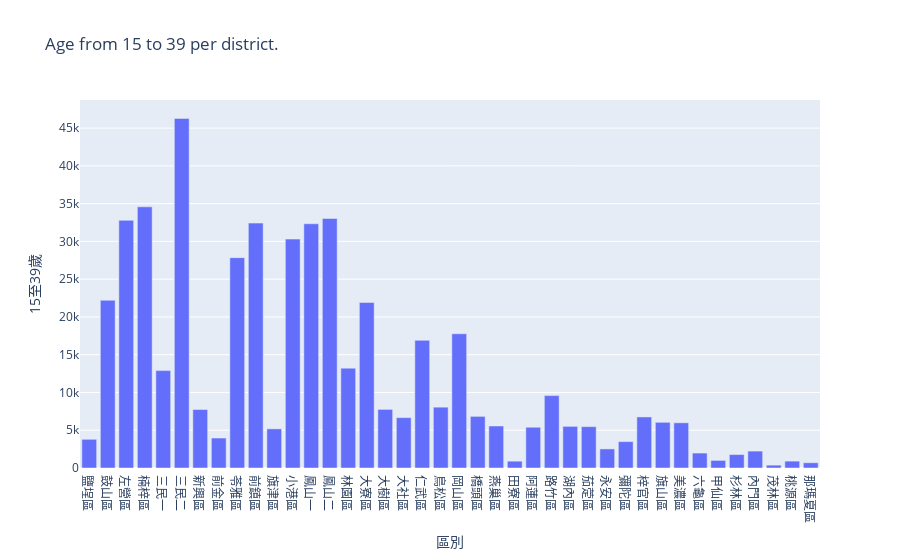

Notebook cell for this chart:
### Code cell
# @hidden_cell
# The following code contains the credentials for a file in your IBM Cloud Object Storage.
# You might want to remove those credentials before you share your notebook.
credentials_1 = {
    'IAM_SERVICE_ID': 'iam-ServiceId-162f2eaf-eef3-4ec0-94df-77cc5353a9da',
    'IBM_API_KEY_ID': 'TRxbSWfQmx-ZTNpBHWwbZdlCXaHnlFECGoCleCY8USY5',
    'ENDPOINT': 'https://s3.ap-geo.objectstorage.service.networklayer.com',
    'IBM_AUTH_ENDPOINT': 'https://iam.cloud.ibm.com/oidc/token',
    'BUCKET': 'courseracapstone-donotdelete-pr-nqeyo6hfku3v0b',
    'FILE': 'CurrentPopByAge Group_2018.csv'
}
body = client_990a7e4b614046be8a53265290fc9cab.get_object(Bucket='courseracapstone-donotdelete-pr-nqeyo6hfku3v0b',Key='CurrentPopByAge Group_2018.csv')['Body']
# add missing __iter__ method, so pandas accepts body as file-like object
if not hasattr(body, "__iter__"): body.__iter__ = types.MethodType( __iter__, body )

df_age_all = pd.read_csv(body)

df_male = df_age_all[df_age_all['性別'] == '男'].drop(index=1,axis=0)
print(df_male.head())

import plotly.express as px
age_fig = px.bar(df_male, x='區別', y='15至39歲', title='Age from 15 to 39 per district.')
age_fig

### Figure 1 — Plotly figure (JSON) as saved in the notebook; plotly's stock layout.template omitted (floating-point values rounded to 4 significant figures)
{"data": [{"alignmentgroup": "True", "hovertemplate": "區別=%{x}<br>15至39歲=%{y}<extra></extra>", "legendgroup": "", "marker": {"color": "#636efa"}, "name": "", "offsetgroup": "", "orientation": "v", "showlegend": false, "textposition": "auto", "type": "bar", "x": ["鹽埕區", "鼓山區", "左營區", "楠梓區", "三民一", "三民二", "新興區", "前金區", "苓雅區", "前鎮區", "旗津區", "小港區", "鳳山一", "鳳山二", "林園區", "大寮區", "大樹區", "大社區", "仁武區", "鳥松區", "岡山區", "橋頭區", "燕巢區", "田寮區", "阿蓮區", "路竹區", "湖內區", "茄萣區", "永安區", "彌陀區", "梓官區", "旗山區", "美濃區", "六龜區", "甲仙區", "杉林區", "內門區", "茂林區", "桃源區", "那瑪夏區"], "xaxis": "x", "y": ["3,799", "22,207", "32,789", "34,577", "12,893", "46,285", "7,744", "3,967", "27,850", "32,424", "5,181", "30,307", "32,334", "33,033", "13,221", "21,913", "7,759", "6,670", "16,903", "8,055", "17,771", "6,834", "5,560", "901", "5,394", "9,584", "5,511", "5,474", "2,526", "3,493", "6,759", "6,049", "5,985", "1,976", "1,006", "1,780", "2,237", "379", "909", "694"], "yaxis": "y"}], "layout": {"barmode": "relative", "legend": {"tracegroupgap": 0}, "title": {"text": "Age from 15 to 39 per district."}, "xaxis": {"anchor": "y", "domain": [0, 1], "title": {"text": "區別"}}, "yaxis": {"anchor": "x", "domain": [0, 1], "title": {"text": "15至39歲"}}}}
